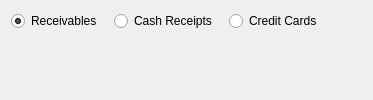
     <widget class="QWidget" name="_accountingTab">
      <attribute name="title">
       <string>Accounting</string>
      </attribute>
      <layout class="QGridLayout" name="gridLayout_21">
       <item row="0" column="0">
        <layout class="QHBoxLayout" name="horizontalLayout_5">
         <property name="spacing">
          <number>12</number>
         </property>
         <item>
          <widget class="QRadioButton" name="_aritemsButton">
           <property name="text">
            <string>Receivables</string>
           </property>
           <property name="checked">
            <bool>true</bool>
           </property>
           <attribute name="buttonGroup">
            <string>accountingButtonGroup</string>
           </attribute>
          </widget>
         </item>
         <item>
          <widget class="QRadioButton" name="_cashreceiptsButton">
           <property name="text">
            <string>Cash Receipts</string>
           </property>
           <attribute name="buttonGroup">
            <string>accountingButtonGroup</string>
           </attribute>
          </widget>
         </item>
         <item>
          <widget class="QRadioButton" name="_cctransButton">
           <property name="text">
            <string>Credit Cards</string>
           </property>
           <attribute name="buttonGroup">
            <string>accountingButtonGroup</string>
           </attribute>
          </widget>
         </item>
         <item>
          <spacer name="accountingButtonsSpacer">
           <property name="orientation">
            <enum>Qt::Horizontal</enum>
           </property>
           <property name="sizeHint" stdset="0">
            <size>
             <width>40</width>
             <height>20</height>
            </size>
           </property>
          </spacer>
         </item>
        </layout>
       </item>
       <item row="1" column="0">
        <widget class="QStackedWidget" name="_receivablesStack">
         <property name="currentIndex">
          <number>0</number>
         </property>
         <widget class="QWidget" name="_aritemsPage">
          <layout class="QGridLayout" name="gridLayout_18"/>
         </widget>
         <widget class="QWidget" name="_cashreceiptsPage">
          <layout class="QGridLayout" name="gridLayout_19"/>
         </widget>
         <widget class="QWidget" name="_cctransPage">
          <layout class="QGridLayout" name="gridLayout_20"/>
         </widget>
        </widget>
       </item>
      </layout>
     </widget>
